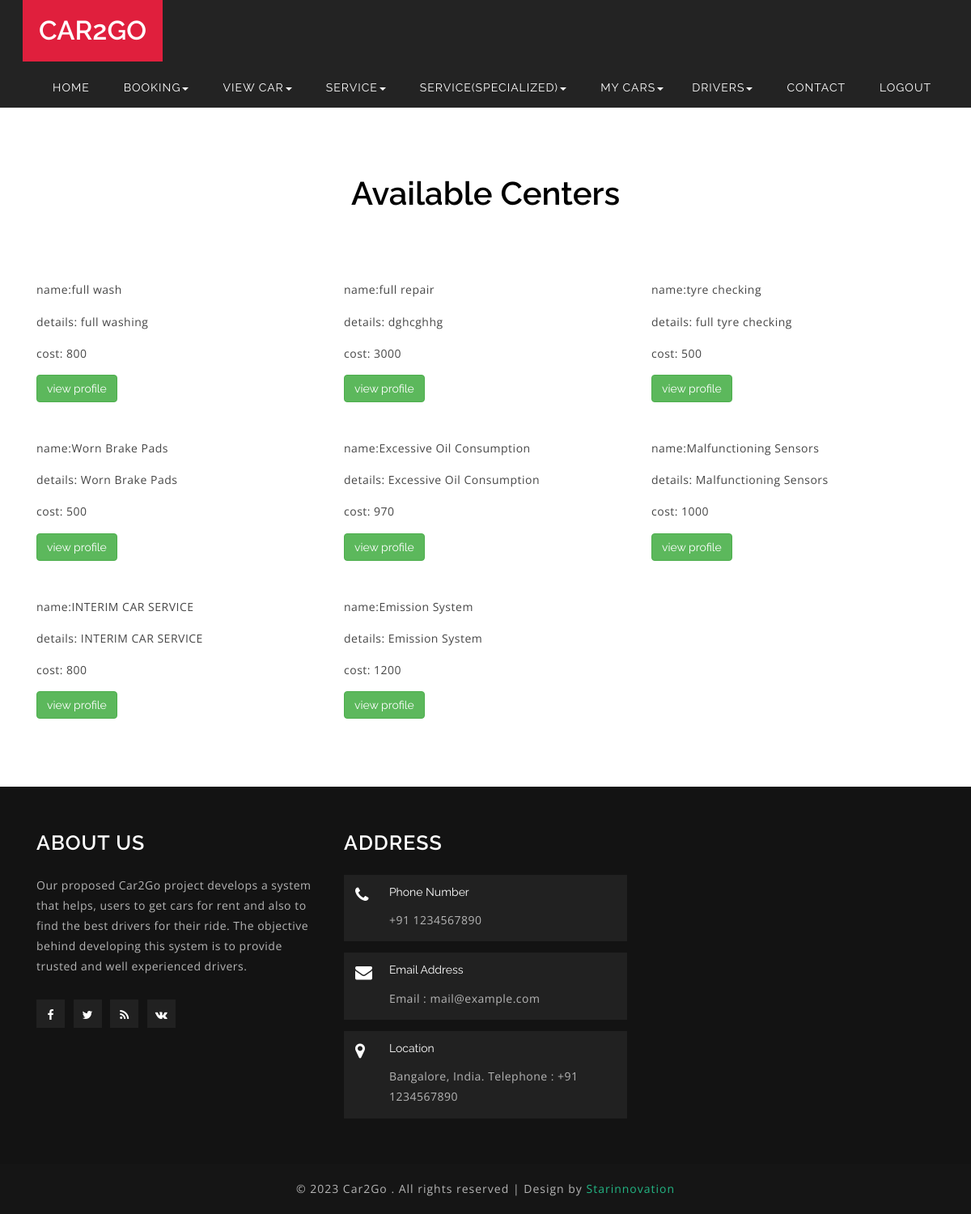
Page /viewser.php on the committed database.
### tables this page shows
CREATE TABLE IF NOT EXISTS `service_details` (
  `se_id` int(50) NOT NULL AUTO_INCREMENT,
  `sel_id` int(50) NOT NULL,
  `se_name` varchar(100) NOT NULL,
  `se_details` varchar(100) NOT NULL,
  `se_price` varchar(50) NOT NULL,
  PRIMARY KEY (`se_id`)
);

### viewser.php (the view, shortened to what this page needs)
<?php
include 'db_connect.php';
include 'uheader.php';
?>
<section class="blog" id="blog">
   <div class="container">
      <div class="heading">
         <h3>Available centers</h3>
      </div>
      <div class="blog-grids">
 <?php
$s="SELECT * FROM service_details";
      if(!$stmt=mysqli_query($con,$s))
      {
        die("Preparestatment error");
      }
      while ($row=mysqli_fetch_array($stmt))
       {
        $se_id=$row['se_id'];
        $name =$row['se_name'];
        $details=$row['se_details'];
        $price=$row['se_price'];
                                ?>
      <div class="col-md-4 blog-grid" style="margin-top:30px;">
         <p>name:<?php echo $name;?></p>
         <p> details: <?php echo $details;?></p>
         <p> cost: <?php echo $price;?></p>
         <a href ="viewserr.php?se_id=<?php echo $se_id; ?>">
         <button type ="button" class="btn btn-success"> view profile</button></a>
      </div>
 <?php
}
?>
      <div class="clearfix"></div>
      </div>
   </div>
</section>
<?php
include 'footer.php';
?>

### css/style.css (style rules this page uses)
body { padding:0; margin:0; background:#fff; position:relative; font-family: 'Raleway', sans-serif; }
body a { transition:0.5s all; -webkit-transition:0.5s all; -moz-transition:0.5s all; -o-transition:0.5s all; -ms-transition:0.5s all; }
h1,h2,h3,h4,h5,h6 { margin:0; font-weight: 600; }
p { margin:0; letter-spacing: .5px; font-family: 'Open Sans', sans-serif; }
.blog-grid p { color: #464646; font-size: 1em; line-height: 1.8em; margin: 1em 0; }
.heading h3 ,.heading h2 { text-align: center; font-size: 42px; margin-bottom: 1em; color: #000; text-transform: capitalize; }
.blog,.team,.services,.codes,.typography,.w3ls_address_mail_footer_grids,.portfolio { padding: 6em 0; }
@media (max-width: 1280px) { .heading h3, .heading h2 { font-size: 40px; } }

### rows in the picture
service_details: se_name "full wash", se_details "full washing", se_price "800"
service_details: se_name "full repair", se_details "dghcghhg", se_price "3000"
service_details: se_name "tyre checking", se_details "full tyre checking", se_price "500"
service_details: se_name "Worn Brake Pads", se_details "Worn Brake Pads", se_price "500"
service_details: se_name "Excessive Oil Consumption", se_details "Excessive Oil Consumption", se_price "970"
service_details: se_name "Malfunctioning Sensors", se_details "Malfunctioning Sensors", se_price "1000"
service_details: se_name "INTERIM CAR SERVICE", se_details "INTERIM CAR SERVICE", se_price "800"
service_details: se_name "Emission System", se_details "Emission System", se_price "1200"
